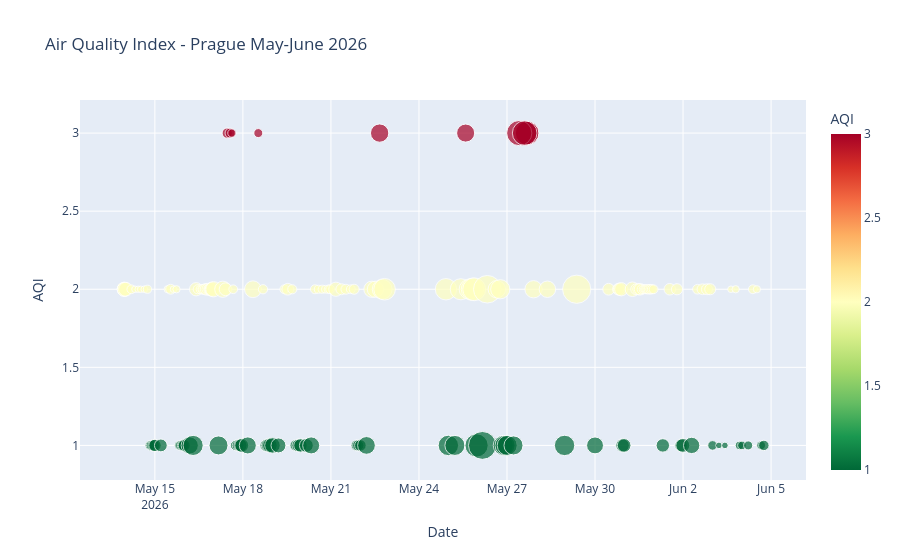

This figure's notebook cell:
### Markdown cell above
### Basic Visual

- correlation matrix for temp with pollution
- extreme events happening frequency in each years
- plot to see if there's seasonal pattern
- tbc

### Code cell
fig = px.scatter(owm_pollution, x='timestamp', y='aqi',
                 color='aqi',
                 color_continuous_scale='RdYlGn_r',
                 size='pm2_5',
                 title='Air Quality Index - Prague May-June 2026',
                 labels={'aqi': 'AQI', 'timestamp': 'Date', 'pm2_5': 'PM2.5'})

fig.update_layout(yaxis_title='AQI')
fig.show()

### Figure 1 — Plotly figure (JSON) as saved in the notebook; plotly's stock layout.template omitted (floating-point values rounded to 4 significant figures; data arrays with more than 128 entries replaced by an {"elided": "..."} marker saying what was removed)
{"data": [{"hovertemplate": "Date=%{x}<br>AQI=%{marker.color}<br>PM2.5=%{marker.size}<extra></extra>", "legendgroup": "", "marker": {"color": {"elided": "151 int values"}, "coloraxis": "coloraxis", "size": {"elided": "151 float values"}, "sizemode": "area", "sizeref": 0.02275, "symbol": "circle"}, "mode": "markers", "name": "", "orientation": "v", "showlegend": false, "x": {"elided": "151 str values"}, "xaxis": "x", "y": {"elided": "151 int values"}, "yaxis": "y", "type": "scatter"}], "layout": {"xaxis": {"anchor": "y", "domain": [0.0, 1.0], "title": {"text": "Date"}}, "yaxis": {"anchor": "x", "domain": [0.0, 1.0], "title": {"text": "AQI"}}, "coloraxis": {"colorbar": {"title": {"text": "AQI"}}, "colorscale": [[0.0, "rgb(0,104,55)"], [0.1, "rgb(26,152,80)"], [0.2, "rgb(102,189,99)"], [0.3, "rgb(166,217,106)"], [0.4, "rgb(217,239,139)"], [0.5, "rgb(255,255,191)"], [0.6, "rgb(254,224,139)"], [0.7, "rgb(253,174,97)"], [0.8, "rgb(244,109,67)"], [0.9, "rgb(215,48,39)"], [1.0, "rgb(165,0,38)"]], "autocolorscale": false}, "legend": {"tracegroupgap": 0, "itemsizing": "constant"}, "title": {"text": "Air Quality Index - Prague May-June 2026"}}}
